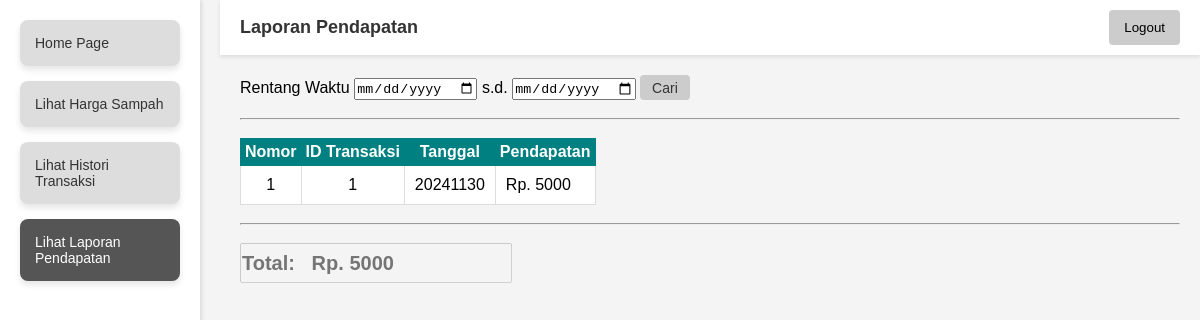
The app's page /laporan (signed in) with its own data.
### tables this page shows
CREATE TABLE SetoranMember (id INTEGER PRIMARY KEY AUTOINCREMENT NOT NULL, id_member INTEGER REFERENCES Pengguna (id), tanggal TEXT NOT NULL);

### main.py (the view)
@app.route('/laporan')
def laporan():
    nama = session.get('nama', None)
    role = session.get('role', None)
    id = session.get('id', None)
    conn = get_db_connection()
    cursor = conn.cursor()
    if(role == 'admin'):
        return render_template('<h1>Kamu adalah admin<h1>')
    else:
        if(request.args):
            mulai = request.args.get('tgl-mulai')
            akhir = request.args.get('tgl-akhir')
            if(mulai == "" and akhir != ""):
                date_object_akhir = datetime.strptime(akhir, "%Y-%m-%d")
                month_str_akhir = str(date_object_akhir.month).zfill(2)
                day_str_akhir = str(date_object_akhir.day).zfill(2)
                tanggal_akhir = str(date_object_akhir.year) + "" + month_str_akhir + "" + day_str_akhir
                cursor.execute('SELECT *, tanggal FROM LaporanMember WHERE id_member=? AND tanggal<=?',(id, tanggal_akhir,))
                transaksi = cursor.fetchall()
                conn.close()
            elif(mulai != "" and akhir == ""):
                date_object_mulai = datetime.strptime(mulai, "%Y-%m-%d")
                month_str_mulai = str(date_object_mulai.month).zfill(2)
                day_str_mulai = str(date_object_mulai.day).zfill(2)
                tanggal_mulai = str(date_object_mulai.year) + "" + month_str_mulai + "" + day_str_mulai
                cursor.execute('SELECT *, tanggal FROM LaporanMember WHERE id_member=? AND tanggal>=?',(id, tanggal_mulai,))
                transaksi = cursor.fetchall()
            elif(mulai == "" and akhir == ""):
                cursor.execute("SELECT * FROM LaporanMember WHERE id_member=?", (id,))
                transaksi = cursor.fetchall()
                conn.close()
            else:
                date_object_mulai = datetime.strptime(mulai, "%Y-%m-%d")
                month_str_mulai = str(date_object_mulai.month).zfill(2)
                day_str_mulai = str(date_object_mulai.day).zfill(2)
                tanggal_mulai = str(date_object_mulai.year) + "" + month_str_mulai + "" + day_str_mulai
                date_object_akhir = datetime.strptime(akhir, "%Y-%m-%d")
                month_str_akhir = str(date_object_akhir.month).zfill(2)
                day_str_akhir = str(date_object_akhir.day).zfill(2)
                tanggal_akhir = str(date_object_akhir.year) + "" + month_str_akhir + "" + day_str_akhir
                cursor.execute('SELECT *, tanggal FROM LaporanMember WHERE id_member=? AND tanggal>=? AND tanggal<=?',(id, tanggal_mulai, tanggal_akhir,))
                transaksi = cursor.fetchall()
        else:
            cursor.execute('SELECT *, tanggal FROM LaporanMember WHERE id_member=?',(id,))
            transaksi = cursor.fetchall()
            conn.close()
        total = 0
        for item in transaksi:
            total = total + item['total']
        return render_template('member/pendapatan-member.html', transaksi=transaksi, total = total)

### main.py (called while the page is built)
def get_db_connection():
    conn = sqlite3.connect('database/database.db')
    conn.row_factory = sqlite3.Row
    return conn

@app.before_request
def require_login():
    allowed_routes = ['login', 'register', 'static']
    if 'nama' not in session and request.endpoint not in allowed_routes:
        return redirect(url_for('login'))

### templates/member/pendapatan-member.html (shortened to what this page needs)
<!DOCTYPE html>
<html lang="en">
  <head>
    <link rel="stylesheet" href="{{ url_for('static', filename='css/member/style-pendapatan-member.css') }}">
  </head>
  <body>
    <div class="container">
      <header>
        <h1>Laporan Pendapatan</h1>
        {% include 'member/logoutFragment.html' %}
      </header>
      {% include 'member/sidebarFragment.html' %}
      <main>
        <div class="search-bar">
          <form method="GET">
              <span>Rentang Waktu</span>
              <input type="date" name="tgl-mulai">
              <span>s.d.</span>
              <input type="date" name="tgl-akhir">
              <button id="search-button"> Cari</button>
          </form>
          <br>
        </div><hr><br>
        <table>
            <tr>
                <th>Nomor</th>
                <th>ID Transaksi</th>
                <th>Tanggal</th>
                <th>Pendapatan</th>
            </tr>
            {% for item in transaksi %}
            <tr>
                <td id="index">{{loop.index}}</td>
                <td id="id_trans">{{item.id}}</td>
                <td>{{item.tanggal}}</td>
                <td>Rp. {{item.total}}</td>
            </tr>
            {% endfor %}
        </table>
        <br><hr><br>
        <div class="total">
          <input id="total" disabled type="text" placeholder = "Total:   Rp. {{total}}"/>
        </div>
        </div>
  </body>
</html>

### static/css/member/style-pendapatan-member.css (style rules this page uses)
table { border: 1px solid teal; border-collapse: collapse; background-color: white; }
td, tr { border: 1px solid #ddd; padding: 10px; }
th { padding: 4px; border: 1px solid teal; text-align: center; background: teal; color: white; }
* { margin: 0; padding: 0; box-sizing: border-box; }
body { font-family: Arial, sans-serif; background-color: #f4f4f4; }
.container { display: flex; flex-direction: column; height: 100vh; }
header { display: flex; justify-content: space-between; align-items: center; background-color: #fff; padding: 10px 20px; box-shadow: 0 2px 4px rgba(0, 0, 0, 0.1); margin-left: 220px; }
header h1 { font-size: 18px; color: #333; }
main { margin-left: 220px; padding: 20px; flex: 1; }
#search-button { width: 50px; background-color: #ccc; color: #333; height: 25px; }
#search-button, #add-button { padding: 1px 1px; border: none; border-radius: 4px; cursor: pointer; font-size: 14px; }
#total { font-size: 20px; font-weight: bold; height: 40px; }
#index, #id_trans { text-align: center; }

### records on screen
SetoranMember: id "1", tanggal "20241130", total "5000"
